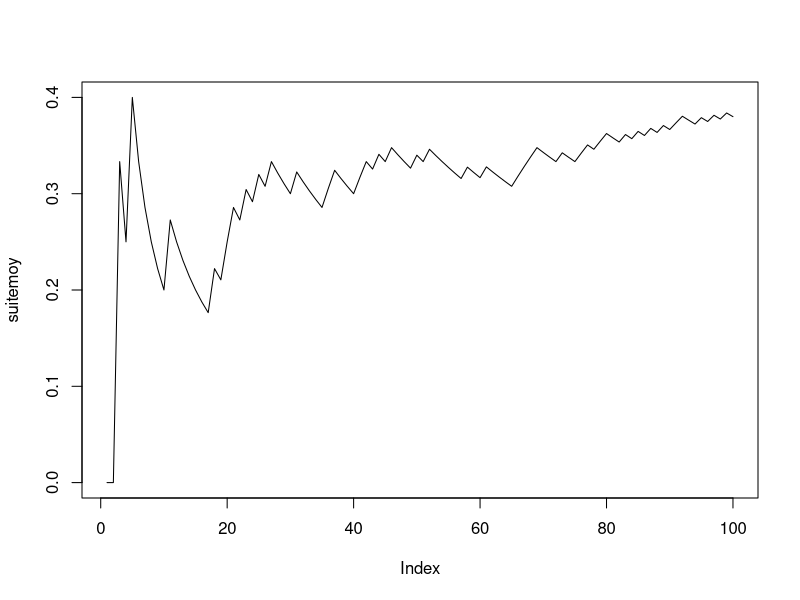

Reproduce this figure in R. (Note: this script raises an error after producing the figure.)

#--------question 1------------
n <- 100
p <- 0.45
x <- rbinom(n, 1, p)
#--------question 2------------
cumsum(x)
taille <- 1:n
suitemoy <- cumsum(x) / taille
#--------question 3------------
plot(suitemoy, type = "l")
abline(h = p, col = "red")

#------------Exercice 2------------------------



#--------question 1------------
n <- 100
mu <- -2
sigma <- 2
rm(xg)
(xg <- rnorm(n, mu, sigma))
#--------question 2------------
cumsum(xg)
rm(taille)
(taille <- 1:n)
rm(suitemoyg)
suitemoyg
(suitemoyg <- cumsum(xg) / taille)
#--------question 3------------
plot(suitemoyg, type = "l", ylim = c(-10, 6))
abline(h = mu, col = "red")


#------------Exercice 3------------------------

#---------question 1--------------------------
mu <- -2
sigma <- 2
n <- 5
rm(x) # efface l'objet précedemment créé x
(x <- rnorm(n, mu, sigma)) # echantillon de n tirages de X
(moyx <- mean(x)) # moyenne de l'échantillon de taille n x

#---------question 2--------------------------
(y <- rnorm(n, mu, sigma)) # second echantillon de n tirages de X
(moyy <- mean(y)) # moyenne de l'échantillon y
(rbind(x, y) -> M) # range les deux échantillons dans M à 2 lignes et n colonnes
rowMeans(M)

#---------question 3--------------------------
N <- 1000
Mdata <- matrix(rnorm(n * N, mu, sigma), ncol = n, byrow = T) # N échantillons de taille n disposés en lignes
dim(Mdata) # dimension de la matrice N lignes et n colonnes


#---------question 4--------------------------
(rowMeans(Mdata) -> moyennes) # calcule les moyennes pour les N, n-échantillons tirés.
apply(Mdata, MARGIN = 1, mean) # alternative pour effectuer les moyennes en ligne

#---------question 5--------------------------
mean(moyennes) # moyenne empirique des N réalisations de Xbar_n
sd(moyennes) * sqrt((length(moyennes) - 1) / length(moyennes)) # ecart-type empirique
sd(moyennes) # écart-type estimé sans biais = ecart-type empirique corrigé

#---------question 6--------------------------
hist(moyennes, prob = T, main = "Répartition de la moyenne empirique des Xi, i=1,....,n") # la répartition observée de Xbar_n
(abs <- seq(1.2 * min(moyennes), 1.2 * max(moyennes), (max(moyennes) - min(moyennes)) / 100))
points(abs, dnorm(abs, mu, sigma / sqrt(n)), col = 2, type = "l")
abline(v = mean(moyennes), col = 3, lty = "dashed") # moyenne de l'échantillon
abline(v = mu, col = 2) # moyenne théorique mu de la loi de Xbar
# belle adéquation de l'échantillon à la normale, que l'on peut verifier avec dte de Henry
qqnorm(moyennes) # les points sont presque alignés la loi de Xbar_n est donc bien normale
qqline(moyennes, col = 2) # autour de la droite rouge qui passe par les deux points
# (1er quartile theo de la centrée réduite,1er quartile empirique) et
# (3ieme quartile theo de la centrée réduite,3ieme quartile empirique)
# mean(echantillon) et écart-type empirique sd(échantillon)*sqrt((n-1)/n). e
# En effet si on ajoute la droite passant par ces deux points elle se confond
# avec qqline. droite de Henry

(x1 <- qnorm(0.25))
(x2 <- qnorm(0.75))
(y1 <- quantile(moyennes, 0.25, type = 1))
(y2 <- quantile(moyennes, 0.75, type = 1))
abline(y1 - (y2 - y1) * x1 / (x2 - x1), (y2 - y1) / (x2 - x1), col = 3) # droite de Henry

#----------question 7-------------------------
moyennecr <- sqrt(n) * (moyennes - mu) / sigma
hist(moyennecr, prob = T, main = "Répartition observée de la moyenne empirique centrée réduite")
(abscr <- seq(1.2 * min(moyennecr), 1.2 * max(moyennecr), (max(moyennecr) - min(moyennecr)) / 100))
points(abscr, dnorm(abscr), col = 2, type = "l")
abline(v = mean(moyennecr), col = 3, lty = "dashed") # moyenne empirique de l'échantillon
abline(v = 0, col = 2) # moyenne théorique  de la loi normale centrée réduite

qqnorm(moyennecr)
qqline(moyennecr) # droite de Henry

#-----------question 8------------
n <- 50
# puis réexecuter les lignes 67 à 107 : la loi reste gaussienne mais
# l'écart-type de Xbarn est plus petit avec n=50 qu'avec n=2
sd(moyennes)
sigma / sqrt(n)

n <- 2
# puis réexecuter les lignes 67 à 107 : LA LOI EST TOUJOURS GAUSSIENNE MEME AVEC n PETIT
# C'EST UNE PROPRIETES CARACTÉRISTIQUE DE LA LOI NORMALE MAIS QUI NE S'APPLIQUE PAS AUX AUTRES
# LOIS COMME PAR EX A LA BERNOULLI ==> VOIR EXO SUIVANT
sd(moyennes)
# l'écart type empirique est EN REVANCHE plus faible avec n=2 qu'avec n=50 :
# normal il estime sigma/sqrt(n) or :
sigma / sqrt(n)

#####################################################################################
# CE QU'IL FAUT RETENIR DE CET EXERCICE : LA LOI DE XBAR EST GAUSSIENNE SI L'ÉCHANTILLON EST
# GAUSSIEN ET DE TAILLE QUELCONQUE n. LE RESULTAT DU THEOREME CENTRAL LIMITE EST VRAI DANS CE CAS
# POUR TOUT n ET PAS SEULEMENT POUR n GRAND
###################################################################################

###################################################
#------------Exercice 4------------------------
###################################################

#---------question 1--------------------------
p <- 0.45
n <- 5
N <- 100
rm(Mdata) # efface l'objet précedemment créé Mdata

Mdata <- matrix(rbinom(n * N, 1, p), ncol = n, byrow = T) # N échantillons de taille n disposés en lignes
dim(Mdata) # dimension de la matrice N lignes et n colonnes

(rowMeans(Mdata) -> moyennes) # calcule les moyennes pour les N, n-échantillons tirés.


mean(moyennes) # moyenne empirique des N réalisations de Xbar_n
sd(moyennes) * sqrt((length(moyennes) - 1) / length(moyennes)) # ecart-type empirique
sd(moyennes) # écart-type estimé sans biais = ecart-type empirique corrigé

#---------histogramme de xbar_n--------------------------
hist(moyennes, prob = T, ylim = c(0, max(dnorm(p, p, sqrt(p * (1 - p) / n)), 4)), main = "Répartition de la moyenne empirique des Xi, i=1,....,n") # la répartition observée de Xbar_n
(abs <- seq(.8 * min(moyennes), 1.2 * max(moyennes), (max(moyennes) - min(moyennes)) / 100))
points(abs, dnorm(abs, p, sqrt(p * (1 - p) / n)), col = 2, type = "l")
abline(v = mean(moyennes), col = 3, lty = "dashed") # moyenne de l'échantillon
abline(v = p, col = 2) # moyenne théorique mu de la loi de Xbar
qqnorm(moyennes) # vraiment pas gaussien !
qqline(moyennes, col = 2)
# AUCUNE ADEQUATION  de l'échantillon à la normale CAR n EST TROP PETIT ET LE TCL N'EST
# PAS VERIFIE. ON REFAIT LA SIMUL AVEC n=200 :

n <- 200
# puis réeéxuter les lignes 142 à 161

# EUREKA CA MARCHE BEAUCOUP MIEUX ET ON A BIEN UNE REPARTITION GAUSSIENNE CAR n EST SUFFISAMMENT GRAND POUR
# QUE LE TCL SOIT VERIFIE !
######################################

qqnorm(moyennes)
qqline(moyennes, col = "red")

# Si on augmente N on améliore l'estimation de la densité de Xbarn par l'histogramme
# des N réalisations de Xbarn mais si n est petit on n'observe pas un histogramme
# ressemblant à une gaussienne puisque le TCL ne s'applique que si n est assez grand.
# Essayer avec
N <- 1000
n <- 4
# puis lignes 142 à 159.
N <- 1000
n <- 100
# puis lignes 142 à 159.
